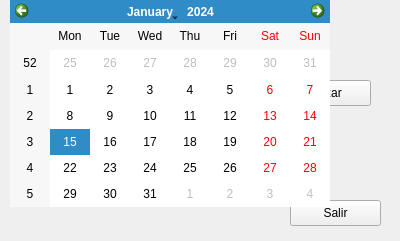
   <widget class="QWidget" name="WModificaUsuario" native="true">
    <property name="geometry">
     <rect>
      <x>0</x>
      <y>2300</y>
      <width>400</width>
      <height>241</height>
     </rect>
    </property>
    <property name="minimumSize">
     <size>
      <width>0</width>
      <height>0</height>
     </size>
    </property>
    <property name="maximumSize">
     <size>
      <width>1000000</width>
      <height>10000000</height>
     </size>
    </property>
    <widget class="QWidget" name="WModifica1Usuario" native="true">
     <property name="geometry">
      <rect>
       <x>10</x>
       <y>10</y>
       <width>381</width>
       <height>181</height>
      </rect>
     </property>
     <widget class="QLabel" name="lblModificaNombre1">
      <property name="geometry">
       <rect>
        <x>10</x>
        <y>40</y>
        <width>121</width>
        <height>17</height>
       </rect>
      </property>
      <property name="text">
       <string>Nombre:</string>
      </property>
      <property name="alignment">
       <set>Qt::AlignRight|Qt::AlignTrailing|Qt::AlignVCenter</set>
      </property>
     </widget>
     <widget class="QLabel" name="lblModificaApellido1">
      <property name="geometry">
       <rect>
        <x>10</x>
        <y>60</y>
        <width>121</width>
        <height>17</height>
       </rect>
      </property>
      <property name="text">
       <string>Apellido:</string>
      </property>
      <property name="alignment">
       <set>Qt::AlignRight|Qt::AlignTrailing|Qt::AlignVCenter</set>
      </property>
     </widget>
     <widget class="QLabel" name="lblModificaCategoria1">
      <property name="geometry">
       <rect>
        <x>10</x>
        <y>80</y>
        <width>121</width>
        <height>17</height>
       </rect>
      </property>
      <property name="text">
       <string>Categoria:</string>
      </property>
      <property name="alignment">
       <set>Qt::AlignRight|Qt::AlignTrailing|Qt::AlignVCenter</set>
      </property>
     </widget>
     <widget class="QLabel" name="lblModificaUsuario1">
      <property name="geometry">
       <rect>
        <x>10</x>
        <y>100</y>
        <width>121</width>
        <height>17</height>
       </rect>
      </property>
      <property name="text">
       <string>Usuario:</string>
      </property>
      <property name="alignment">
       <set>Qt::AlignRight|Qt::AlignTrailing|Qt::AlignVCenter</set>
      </property>
     </widget>
     <widget class="QLabel" name="lblModificaFechIngreso1">
      <property name="geometry">
       <rect>
        <x>10</x>
        <y>120</y>
        <width>121</width>
        <height>17</height>
       </rect>
      </property>
      <property name="text">
       <string>Fecha de Ingreso:</string>
      </property>
      <property name="alignment">
       <set>Qt::AlignRight|Qt::AlignTrailing|Qt::AlignVCenter</set>
      </property>
     </widget>
     <widget class="QLabel" name="LblBajaDatosUsuarios_2">
      <property name="geometry">
       <rect>
        <x>110</x>
        <y>10</y>
        <width>161</width>
        <height>20</height>
       </rect>
      </property>
      <property name="text">
       <string>Datos Del Usuario</string>
      </property>
      <property name="alignment">
       <set>Qt::AlignCenter</set>
      </property>
     </widget>
     <widget class="QPushButton" name="BtnActualizarUsuario">
      <property name="geometry">
       <rect>
        <x>250</x>
        <y>70</y>
        <width>111</width>
        <height>26</height>
       </rect>
      </property>
      <property name="text">
       <string>Actualizar</string>
      </property>
     </widget>
     <widget class="QLabel" name="lblModificaPass1">
      <property name="geometry">
       <rect>
        <x>10</x>
        <y>140</y>
        <width>121</width>
        <height>17</height>
       </rect>
      </property>
      <property name="text">
       <string>Password:</string>
      </property>
      <property name="alignment">
       <set>Qt::AlignRight|Qt::AlignTrailing|Qt::AlignVCenter</set>
      </property>
     </widget>
     <widget class="QLineEdit" name="LedModificaNombre">
      <property name="geometry">
       <rect>
        <x>130</x>
        <y>40</y>
        <width>113</width>
        <height>20</height>
       </rect>
      </property>
     </widget>
     <widget class="QLineEdit" name="LedModificaApellido">
      <property name="geometry">
       <rect>
        <x>130</x>
        <y>60</y>
        <width>113</width>
        <height>20</height>
       </rect>
      </property>
     </widget>
     <widget class="QLineEdit" name="LedModificaUsuario_2">
      <property name="geometry">
       <rect>
        <x>130</x>
        <y>100</y>
        <width>113</width>
        <height>20</height>
       </rect>
      </property>
     </widget>
     <widget class="QLineEdit" name="LedModificaFechIngreso">
      <property name="geometry">
       <rect>
        <x>130</x>
        <y>120</y>
        <width>90</width>
        <height>20</height>
       </rect>
      </property>
     </widget>
     <widget class="QLineEdit" name="LedModificaPassword">
      <property name="geometry">
       <rect>
        <x>130</x>
        <y>140</y>
        <width>113</width>
        <height>20</height>
       </rect>
      </property>
     </widget>
     <widget class="QRadioButton" name="RBmodificaCatRep">
      <property name="geometry">
       <rect>
        <x>130</x>
        <y>80</y>
        <width>51</width>
        <height>22</height>
       </rect>
      </property>
      <property name="text">
       <string>Rep</string>
      </property>
      <property name="checked">
       <bool>true</bool>
      </property>
     </widget>
     <widget class="QRadioButton" name="RBModificaVend">
      <property name="geometry">
       <rect>
        <x>190</x>
        <y>80</y>
        <width>61</width>
        <height>22</height>
       </rect>
      </property>
      <property name="text">
       <string>Ven</string>
      </property>
     </widget>
     <widget class="QToolButton" name="TBtnAltaFecha_3">
      <property name="geometry">
       <rect>
        <x>220</x>
        <y>120</y>
        <width>21</width>
        <height>21</height>
       </rect>
      </property>
      <property name="text">
       <string>...</string>
      </property>
     </widget>
    </widget>
    <widget class="QPushButton" name="BtnModificarSalir1">
     <property name="geometry">
      <rect>
       <x>290</x>
       <y>200</y>
       <width>91</width>
       <height>26</height>
      </rect>
     </property>
     <property name="text">
      <string>Salir</string>
     </property>
    </widget>
    <widget class="QCalendarWidget" name="CalModifica">
     <property name="enabled">
      <bool>true</bool>
     </property>
     <property name="geometry">
      <rect>
       <x>10</x>
       <y>0</y>
       <width>320</width>
       <height>207</height>
      </rect>
     </property>
     <property name="inputMethodHints">
      <set>Qt::ImhNone</set>
     </property>
     <property name="gridVisible">
      <bool>false</bool>
     </property>
     <property name="selectionMode">
      <enum>QCalendarWidget::SingleSelection</enum>
     </property>
     <property name="navigationBarVisible">
      <bool>true</bool>
     </property>
     <property name="dateEditEnabled">
      <bool>true</bool>
     </property>
    </widget>
   </widget>
